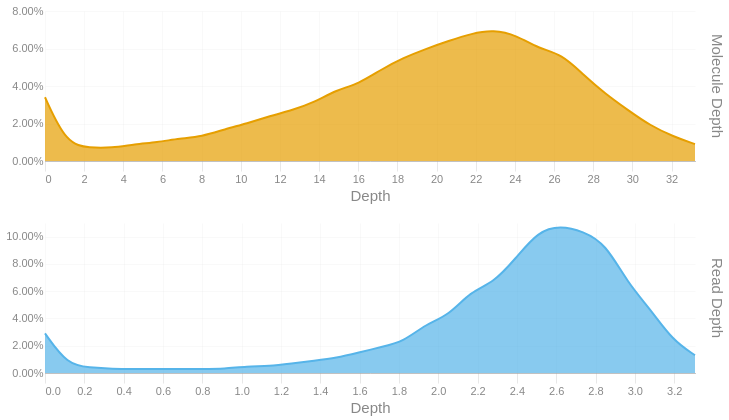

This figure's notebook cell:
### Code cell
readdep = depth_hist(tb['Read Depth'], q99, 3)
readdep = readdep.with_columns(pl.lit('Read Depth').alias('Metric'))
if not SKIPLR:
    moldep = depth_hist(tb['Molecule Depth'], mol_q99, 1)
    moldep = moldep.with_columns(pl.lit('Molecule Depth').alias('Metric'))
    _hist = pl.concat([readdep, moldep])
    _hist = _hist.filter(pl.col('Proportion') != 0)
    with SafeRender(_hist):
        (
            alt.Chart(_hist)        
            .mark_area(interpolate = "basis")
            .encode(
                x=alt.X('Bin:Q').scale(domainMin=0).axis(alt.Axis(title='Depth')),
                y = alt.Y('Proportion:Q', title = None).axis(format = '.2%'),
                color = alt.Color('Metric:N').legend(None),
                row = alt.Row("Metric:N").header(title = None, labelOrient = 'right'),
                tooltip = [
                    alt.Tooltip("Metric:N", title = "Metric"),
                    alt.Tooltip('Interval:N', title = "Depth Interval"),
                    alt.Tooltip('Proportion:Q', title = "% Alignments").format('.2%')
                ]
            )
            .resolve_scale(x='independent', y='independent')
            .properties(
                height = 150, width = 650,
                usermeta={'embedOptions': {'downloadFileName': f'{samplename}.depth.hist'}}
            )
        ).display()
else:
    readdep = readdep.filter(pl.col('Proportion') != 0)
    with SafeRender(readdep):
        (
            alt.Chart(readdep)        
            .mark_area(interpolate = "basis")
            .encode(
                x=alt.X('Bin:Q').scale(domainMin=0).axis(alt.Axis(title='Depth')),
                y = alt.Y('Proportion:Q', title = None).axis(format = '.2%'),
                tooltip = [
                    alt.Tooltip('Interval:N', title = "Depth Interval"),
                    alt.Tooltip('Proportion:Q', title = "% Alignments").format('.2%')
                ]
            )
            .properties(
                usermeta={'embedOptions': {'downloadFileName': f'{samplename}.depth.hist'}}
            )
        ).display()

### Figure 1 — Vega-Lite specification as saved in the notebook (floating-point values rounded to 4 significant figures)
{"width": 650, "height": 150, "config": {"title": {"anchor": "start", "dy": -15, "fontSize": 18, "color": "#888888", "subtitleColor": "#888888", "subtitleFontSize": 14}, "arc": {"fill": "#0072B2"}, "axis": {"domainColor": "#888888", "domainWidth": 0.5, "gridWidth": 0.2, "grid": false, "titleFontWeight": 400, "titleFontSize": 15, "labelFontSize": 11, "labelColor": "#888888", "tickColor": "#888888", "tickWidth": 0.2, "titleColor": "#888888"}, "axisBand": {"grid": false}, "axisX": {"grid": true, "tickSize": 10, "domainCap": "round"}, "axisY": {"domain": false, "grid": true, "tickSize": 0, "domainCap": "round"}, "background": "transparent", "header": {"labelFontSize": 15, "labelColor": "#888888", "titleFontSize": 15, "titleFontWeight": 600, "titleColor": "#888888"}, "legend": {"labelFont": "sans-serif", "labelFontSize": 12, "labelColor": "#888888", "symbolSize": 100, "symbolType": "circle", "titleFontSize": 12, "titlePadding": 10, "titleColor": "#888888", "title": null}, "range": {"category": ["#E69F00", "#56B4E9", "#009E73", "#F0E442", "#0072B2", "#D55E00", "#CC79A7", "#000000"], "diverging": ["#cfe8f3", "#a2d4ec", "#73bfe2", "#46abdb", "#1696d2", "#12719e"]}, "area": {"fill": "#0072B2", "fillOpacity": 0.7, "line": true, "strokeOpacity": 0.7}, "line": {"color": "#0072B2", "stroke": "#0072B2", "strokeWidth": 2}, "trail": {"color": "#0072B2", "stroke": "#0072B2", "strokeWidth": 0, "size": 1}, "point": {"filled": true, "fillOpacity": 1.0, "size": 95}, "text": {"color": "#888888", "fontSize": 11, "align": "right", "fontWeight": 400, "size": 11}, "bar": {"fill": "#0072B2", "stroke": null}, "view": {"stroke": null, "continuousWidth": 660, "continuousHeight": 400}}, "data": {"name": "data-a92d226f3ed028f21f00e40c9313d6b9"}, "mark": {"type": "area", "interpolate": "basis"}, "encoding": {"color": {"field": "Metric", "legend": null, "type": "nominal"}, "row": {"field": "Metric", "header": {"title": null, "labelOrient": "right"}, "type": "nominal"}, "tooltip": [{"field": "Metric", "title": "Metric", "type": "nominal"}, {"field": "Interval", "title": "Depth Interval", "type": "nominal"}, {"field": "Proportion", "format": ".2%", "title": "% Alignments", "type": "quantitative"}], "x": {"axis": {"title": "Depth"}, "field": "Bin", "scale": {"domainMin": 0}, "type": "quantitative"}, "y": {"axis": {"format": ".2%"}, "field": "Proportion", "title": null, "type": "quantitative"}}, "resolve": {"scale": {"x": "independent", "y": "independent"}}, "usermeta": {"embedOptions": {"downloadFileName": "S1_Annapolis_21.depth.hist"}}, "$schema": "https://vega.github.io/schema/vega-lite/v6.1.0.json", "datasets": {"data-a92d226f3ed028f21f00e40c9313d6b9": [{"Bin": 0.0, "Interval": "0.0-0.114", "Proportion": 0.029, "Metric": "Read Depth"}, {"Bin": 0.114, "Interval": "0.114-0.228", "Proportion": 0.006, "Metric": "Read Depth"}, {"Bin": 0.228, "Interval": "0.228-0.342", "Proportion": 0.004, "Metric": "Read Depth"}, {"Bin": 0.342, "Interval": "0.342-0.456", "Proportion": 0.003, "Metric": "Read Depth"}, {"Bin": 0.456, "Interval": "0.456-0.57", "Proportion": 0.003, "Metric": "Read Depth"}, {"Bin": 0.57, "Interval": "0.57-0.684", "Proportion": 0.003, "Metric": "Read Depth"}, {"Bin": 0.684, "Interval": "0.684-0.798", "Proportion": 0.003, "Metric": "Read Depth"}, {"Bin": 0.798, "Interval": "0.798-0.912", "Proportion": 0.003, "Metric": "Read Depth"}, {"Bin": 0.912, "Interval": "0.912-1.026", "Proportion": 0.003, "Metric": "Read Depth"}, {"Bin": 1.026, "Interval": "1.026-1.14", "Proportion": 0.005, "Metric": "Read Depth"}, {"Bin": 1.14, "Interval": "1.14-1.254", "Proportion": 0.005, "Metric": "Read Depth"}, {"Bin": 1.254, "Interval": "1.254-1.368", "Proportion": 0.007, "Metric": "Read Depth"}, {"Bin": 1.368, "Interval": "1.368-1.482", "Proportion": 0.009, "Metric": "Read Depth"}, {"Bin": 1.482, "Interval": "1.482-1.596", "Proportion": 0.011, "Metric": "Read Depth"}, {"Bin": 1.596, "Interval": "1.596-1.71", "Proportion": 0.015, "Metric": "Read Depth"}, {"Bin": 1.71, "Interval": "1.71-1.824", "Proportion": 0.019, "Metric": "Read Depth"}, {"Bin": 1.824, "Interval": "1.824-1.938", "Proportion": 0.023, "Metric": "Read Depth"}, {"Bin": 1.938, "Interval": "1.938-2.052", "Proportion": 0.036, "Metric": "Read Depth"}, {"Bin": 2.052, "Interval": "2.052-2.166", "Proportion": 0.042, "Metric": "Read Depth"}, {"Bin": 2.166, "Interval": "2.166-2.28", "Proportion": 0.06, "Metric": "Read Depth"}, {"Bin": 2.28, "Interval": "2.28-2.394", "Proportion": 0.066, "Metric": "Read Depth"}, {"Bin": 2.394, "Interval": "2.394-2.508", "Proportion": 0.084, "Metric": "Read Depth"}, {"Bin": 2.508, "Interval": "2.508-2.622", "Proportion": 0.104, "Metric": "Read Depth"}, {"Bin": 2.622, "Interval": "2.622-2.736", "Proportion": 0.108, "Metric": "Read Depth"}, {"Bin": 2.736, "Interval": "2.736-2.85", "Proportion": 0.104, "Metric": "Read Depth"}, {"Bin": 2.85, "Interval": "2.85-2.964", "Proportion": 0.095, "Metric": "Read Depth"}, {"Bin": 2.964, "Interval": "2.964-3.078", "Proportion": 0.066, "Metric": "Read Depth"}, {"Bin": 3.078, "Interval": "3.078-3.192", "Proportion": 0.047, "Metric": "Read Depth"}, {"Bin": 3.192, "Interval": "3.192-3.306", "Proportion": 0.024, "Metric": "Read Depth"}, {"Bin": 3.306, "Interval": "3.306-3.42", "Proportion": 0.013, "Metric": "Read Depth"}, {"Bin": 0.0, "Interval": "0.0-1.1", "Proportion": 0.034, "Metric": "Molecule Depth"}, {"Bin": 1.1, "Interval": "1.1-2.3", "Proportion": 0.009, "Metric": "Molecule Depth"}, {"Bin": 2.3, "Interval": "2.3-3.4", "Proportion": 0.007, "Metric": "Molecule Depth"}, {"Bin": 3.4, "Interval": "3.4-4.6", "Proportion": 0.007, "Metric": "Molecule Depth"}, {"Bin": 4.6, "Interval": "4.6-5.7", "Proportion": 0.009, "Metric": "Molecule Depth"}, {"Bin": 5.7, "Interval": "5.7-6.9", "Proportion": 0.01, "Metric": "Molecule Depth"}, {"Bin": 6.9, "Interval": "6.9-8.0", "Proportion": 0.012, "Metric": "Molecule Depth"}, {"Bin": 8.0, "Interval": "8.0-9.2", "Proportion": 0.013, "Metric": "Molecule Depth"}, {"Bin": 9.2, "Interval": "9.2-10.3", "Proportion": 0.017, "Metric": "Molecule Depth"}, {"Bin": 10.3, "Interval": "10.3-11.5", "Proportion": 0.02, "Metric": "Molecule Depth"}, {"Bin": 11.5, "Interval": "11.5-12.6", "Proportion": 0.024, "Metric": "Molecule Depth"}, {"Bin": 12.6, "Interval": "12.6-13.7", "Proportion": 0.027, "Metric": "Molecule Depth"}, {"Bin": 13.7, "Interval": "13.7-14.9", "Proportion": 0.031, "Metric": "Molecule Depth"}, {"Bin": 14.9, "Interval": "14.9-16.0", "Proportion": 0.038, "Metric": "Molecule Depth"}, {"Bin": 16.0, "Interval": "16.0-17.2", "Proportion": 0.041, "Metric": "Molecule Depth"}, {"Bin": 17.2, "Interval": "17.2-18.3", "Proportion": 0.049, "Metric": "Molecule Depth"}, {"Bin": 18.3, "Interval": "18.3-19.5", "Proportion": 0.055, "Metric": "Molecule Depth"}, {"Bin": 19.5, "Interval": "19.5-20.6", "Proportion": 0.06, "Metric": "Molecule Depth"}, {"Bin": 20.6, "Interval": "20.6-21.8", "Proportion": 0.064, "Metric": "Molecule Depth"}, {"Bin": 21.8, "Interval": "21.8-22.9", "Proportion": 0.068, "Metric": "Molecule Depth"}, {"Bin": 22.9, "Interval": "22.9-24.1", "Proportion": 0.07, "Metric": "Molecule Depth"}, {"Bin": 24.1, "Interval": "24.1-25.2", "Proportion": 0.067, "Metric": "Molecule Depth"}, {"Bin": 25.2, "Interval": "25.2-26.4", "Proportion": 0.06, "Metric": "Molecule Depth"}, {"Bin": 26.4, "Interval": "26.4-27.5", "Proportion": 0.057, "Metric": "Molecule Depth"}, {"Bin": 27.5, "Interval": "27.5-28.6", "Proportion": 0.046, "Metric": "Molecule Depth"}, {"Bin": 28.6, "Interval": "28.6-29.8", "Proportion": 0.036, "Metric": "Molecule Depth"}, {"Bin": 29.8, "Interval": "29.8-30.9", "Proportion": 0.027, "Metric": "Molecule Depth"}, {"Bin": 30.9, "Interval": "30.9-32.1", "Proportion": 0.019, "Metric": "Molecule Depth"}, {"Bin": 32.1, "Interval": "32.1-33.2", "Proportion": 0.013, "Metric": "Molecule Depth"}, {"Bin": 33.2, "Interval": "33.2-34.37", "Proportion": 0.009, "Metric": "Molecule Depth"}]}}
